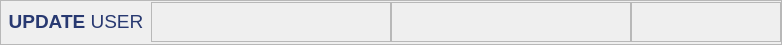
                     <widget class="QFrame" name="frame_36">
                      <property name="minimumSize">
                       <size>
                        <width>0</width>
                        <height>45</height>
                       </size>
                      </property>
                      <property name="maximumSize">
                       <size>
                        <width>16777215</width>
                        <height>45</height>
                       </size>
                      </property>
                      <property name="frameShape">
                       <enum>QFrame::StyledPanel</enum>
                      </property>
                      <property name="frameShadow">
                       <enum>QFrame::Raised</enum>
                      </property>
                      <layout class="QHBoxLayout" name="horizontalLayout_31">
                       <property name="spacing">
                        <number>0</number>
                       </property>
                       <property name="leftMargin">
                        <number>0</number>
                       </property>
                       <property name="topMargin">
                        <number>0</number>
                       </property>
                       <property name="rightMargin">
                        <number>0</number>
                       </property>
                       <property name="bottomMargin">
                        <number>0</number>
                       </property>
                       <item>
                        <widget class="QLabel" name="label_view_user_2">
                         <property name="minimumSize">
                          <size>
                           <width>150</width>
                           <height>40</height>
                          </size>
                         </property>
                         <property name="maximumSize">
                          <size>
                           <width>150</width>
                           <height>40</height>
                          </size>
                         </property>
                         <property name="font">
                          <font>
                           <family>Segoe UI</family>
                           <pointsize>14</pointsize>
                          </font>
                         </property>
                         <property name="styleSheet">
                          <string notr="true">color: rgb(40, 57, 113);
background-color: transparent;
border: none;</string>
                         </property>
                         <property name="text">
                          <string>&lt;html&gt;&lt;head/&gt;&lt;body&gt;&lt;p&gt;&lt;span style=&quot; font-weight:600;&quot;&gt;UPDATE&lt;/span&gt; USER&lt;/p&gt;&lt;/body&gt;&lt;/html&gt;</string>
                         </property>
                         <property name="textFormat">
                          <enum>Qt::RichText</enum>
                         </property>
                         <property name="alignment">
                          <set>Qt::AlignCenter</set>
                         </property>
                        </widget>
                       </item>
                       <item>
                        <widget class="QFrame" name="frame_60">
                         <property name="minimumSize">
                          <size>
                           <width>240</width>
                           <height>40</height>
                          </size>
                         </property>
                         <property name="maximumSize">
                          <size>
                           <width>240</width>
                           <height>40</height>
                          </size>
                         </property>
                         <property name="frameShape">
                          <enum>QFrame::StyledPanel</enum>
                         </property>
                         <property name="frameShadow">
                          <enum>QFrame::Raised</enum>
                         </property>
                         <layout class="QHBoxLayout" name="horizontalLayout_32">
                          <property name="spacing">
                           <number>0</number>
                          </property>
                          <property name="leftMargin">
                           <number>0</number>
                          </property>
                          <property name="topMargin">
                           <number>0</number>
                          </property>
                          <property name="rightMargin">
                           <number>0</number>
                          </property>
                          <property name="bottomMargin">
                           <number>0</number>
                          </property>
                         </layout>
                        </widget>
                       </item>
                       <item>
                        <widget class="QFrame" name="frame_62">
                         <property name="minimumSize">
                          <size>
                           <width>240</width>
                           <height>40</height>
                          </size>
                         </property>
                         <property name="maximumSize">
                          <size>
                           <width>240</width>
                           <height>40</height>
                          </size>
                         </property>
                         <property name="frameShape">
                          <enum>QFrame::StyledPanel</enum>
                         </property>
                         <property name="frameShadow">
                          <enum>QFrame::Raised</enum>
                         </property>
                         <layout class="QHBoxLayout" name="horizontalLayout_34">
                          <property name="spacing">
                           <number>0</number>
                          </property>
                          <property name="leftMargin">
                           <number>0</number>
                          </property>
                          <property name="topMargin">
                           <number>0</number>
                          </property>
                          <property name="rightMargin">
                           <number>0</number>
                          </property>
                          <property name="bottomMargin">
                           <number>0</number>
                          </property>
                         </layout>
                        </widget>
                       </item>
                       <item>
                        <widget class="QFrame" name="frame_61">
                         <property name="minimumSize">
                          <size>
                           <width>150</width>
                           <height>40</height>
                          </size>
                         </property>
                         <property name="maximumSize">
                          <size>
                           <width>150</width>
                           <height>40</height>
                          </size>
                         </property>
                         <property name="frameShape">
                          <enum>QFrame::StyledPanel</enum>
                         </property>
                         <property name="frameShadow">
                          <enum>QFrame::Raised</enum>
                         </property>
                         <layout class="QHBoxLayout" name="horizontalLayout_33">
                          <property name="spacing">
                           <number>0</number>
                          </property>
                          <property name="leftMargin">
                           <number>0</number>
                          </property>
                          <property name="topMargin">
                           <number>0</number>
                          </property>
                          <property name="rightMargin">
                           <number>0</number>
                          </property>
                          <property name="bottomMargin">
                           <number>0</number>
                          </property>
                         </layout>
                        </widget>
                       </item>
                      </layout>
                     </widget>
